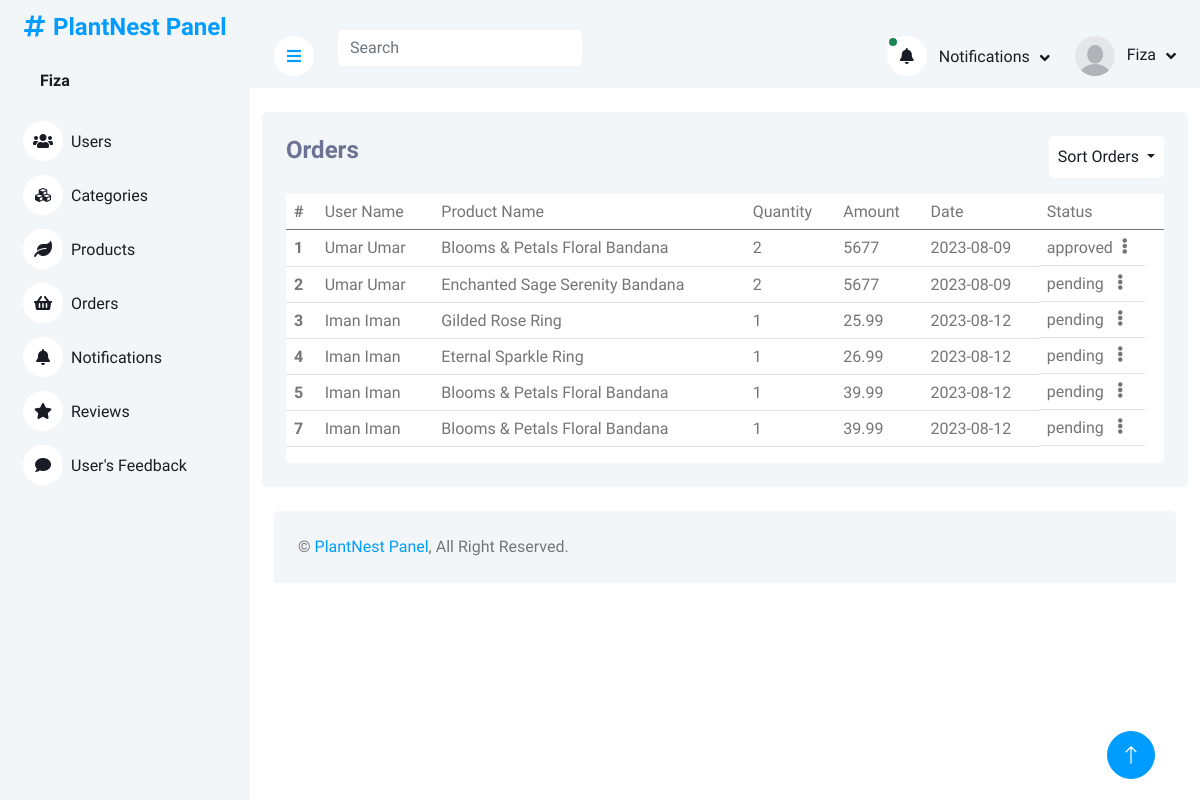
Screenshot of /website/adminPanel/orders.php (signed in) with the database file from the repository.
### tables this page shows
CREATE TABLE `orders` (
  `orderID` int(11) NOT NULL,
  `userID` int(11) DEFAULT NULL,
  `productID` int(11) DEFAULT NULL,
  `productQuantity` varchar(225) DEFAULT NULL,
  `orderDate` date DEFAULT current_timestamp(),
  `totalAmount` varchar(225) DEFAULT NULL,
  `orderStatus` enum('pending','approved','rejected') NOT NULL DEFAULT 'pending'
);

CREATE TABLE `users` (
  `userID` int(11) NOT NULL,
  `firstName` varchar(225) DEFAULT NULL,
  `lastName` varchar(225) DEFAULT NULL,
  `userEmail` varchar(225) NOT NULL,
  `userPassword` varchar(225) DEFAULT NULL
);

CREATE TABLE `products` (
  `productID` int(11) NOT NULL,
  `productName` varchar(225) DEFAULT NULL,
  `productDescription` varchar(225) DEFAULT NULL,
  `productPrice` varchar(225) DEFAULT NULL,
  `productImage` varchar(225) DEFAULT NULL,
  `productStock` varchar(255) NOT NULL,
  `categoryID` int(11) DEFAULT NULL
);

### website/adminPanel/orders.php (the view, shortened to what this page needs)
<?php
include_once('header_admin.php');
?>
<div class="container pt-4">
    <div class="bg-light rounded p-4">
        <div class="row">
            <div class="col-12">
                <div class="bg-white rounded h-100 ">
                    <div class="d-flex bg-light justify-content-between">
                        <h4>Orders</h4>
                       <div class="d-flex">
                                  <div class="dropdown d-flex align-self-center ">
                                    <form method="post">
                                    <button class="btn bg-white text-dark dropdown-toggle p-2" type="button"
                                        id="dropdownMenuButton1"  data-bs-toggle="dropdown" aria-expanded="false">
                                        Sort Orders
                                    </button>
                                </form>
                                </div>
                        </div>
                    </div>
                    <div class="table-responsive bg- ">
                        <table class="table">
                            <thead>
                                <tr>
                                    <th scope="col">#</th>
                                    <td>User Name</td>
                                    <td>Product Name</td>
                                    <td>Quantity</td>
                                    <td>Amount</td>
                                    <td>Date</td>
                                    <td>Status </td>
                                    <td> </td>
                                </tr>
                            </thead>
                            <tbody>
                                <?php
if (isset($_POST['sort-order-by-name'])) {
    $query = $pdo->query("SELECT * FROM orders INNER JOIN users ON orders.userID = users.userID INNER JOIN  products ON orders.productID =products.productID ORDER BY users.firstName ;");
    $result = $query->fetchAll(PDO::FETCH_ASSOC);
}else if (isset($_POST['sort-order-by-date'])) {
    $query = $pdo->query("SELECT * FROM orders INNER JOIN users ON orders.userID = users.userID INNER JOIN  products ON orders.productID =products.productID  ORDER BY orders.orderDate;");
    $result = $query->fetchAll(PDO::FETCH_ASSOC);
} else {
    $query = $pdo->query("SELECT * FROM orders INNER JOIN users ON orders.userID = users.userID INNER JOIN  products ON orders.productID =products.productID ;");
    $result = $query->fetchAll(PDO::FETCH_ASSOC);
}
                        foreach($result as $row){
                        ?>
                                <tr class="tr-row">
                                    <th scope="row">
                                        <?php echo $row['orderID'] ?>
                                    </th>
                                    <td>
                                        <?php echo ucfirst($row['firstName']) ?> <?php echo ucfirst($row['lastName']) ?>
                                    </td>
                                    <td>
                                        <?php echo $row['productName'] ?>
                                    </td>
                                    <td>
                                        <?php echo $row['productQuantity'] ?>
                                    </td>
                                    <td>
                                        <?php echo $row['totalAmount'] ?>
                                    </td>
                                    <td>
                                        <?php echo $row['orderDate'] ?>
                                    </td>
                                     <td class="d-flex">
      <?php echo $row['orderStatus'] ?>
      <div class="mx-auto">
        <i class="fa fa-ellipsis-v" data-bs-toggle="dropdown" aria-expanded="false" id="dropdownMenuButton" aria-haspopup="true" aria-expanded="false"></i>
      </div>
    </td>
                                </tr>
                                <?php
                        };
                                       ?>
                            </tbody>
                        </table>
                    </div>
                </div>
            </div>
        </div>
    </div>
</div>
<?php
include('footer.php');
?>

### website/adminPanel/header_admin.php (shortened to what this page needs)
<?php
include("php/query.php");
?>
<!DOCTYPE html>
<html lang="en">
<head>
    <link href="https://cdnjs.cloudflare.com/ajax/libs/font-awesome/5.10.0/css/all.min.css" rel="stylesheet">
    <link href="https://cdn.jsdelivr.net/npm/bootstrap-icons@1.4.1/font/bootstrap-icons.css" rel="stylesheet">
    <link href="lib/owlcarousel/assets/owl.carousel.min.css" rel="stylesheet">
    <link href="lib/tempusdominus/css/tempusdominus-bootstrap-4.min.css" rel="stylesheet" />
    <link href="css/bootstrap.min.css" rel="stylesheet">
    <link href="css/style.css" rel="stylesheet">
</head>
<body>
    <div class="container-xxl position-relative bg-white d-flex p-0">
        <div class="sidebar pe-4 pb-3">
            <nav class="navbar bg-light navbar-light">
                <a href="index.html" class="navbar-brand mx-4 mb-3">
                    <div>
                    <h4 class="text-primary"><i class="fa fa-hashtag me-2"></i>PlantNest Panel</h4>
                    </div>
                </a>
                <div class="d-flex align-items-center ms-4 mb-4">
                    <div class="ms-3">
                    <?php
                                 if(isset($_SESSION['Admin'])){
                                    $admin = $_SESSION['Admin'];
                                 foreach($admin as $value){
                                    $U_ID =   $value['adminID'];
                                  $query = $pdo->prepare("SELECT * FROM admins WHERE adminID = :iD ");
                                  $query->bindParam(':iD',  $U_ID);
                                  $query->execute();
                                  $result = $query->fetch(PDO::FETCH_ASSOC);
                        ?>
                         <h6 class="mb-0">
                             <span><?php echo ucfirst($result['adminName'])?></span>
                            </h6>
</span>    <?php
                      };
                    }
                        ?>
                    </div>
                </div>
                <div class="navbar-nav w-100">
                    <a href="index.php" class="nav-item nav-link "><i class="fa fa-users me-2"></i>Users</a>
                    <a href="category.php" class="nav-item nav-link"><i class="fa fa-cubes me-2"></i>Categories</a>
                    <a href="products.php" class="nav-item nav-link"><i class="fa fa-leaf me-2"></i>Products</a>
                    <a href="orders.php" class="nav-item nav-link"><i class="fa fa-shopping-basket me-2"></i>Orders</a>
                    <a href="notifications.php" class="nav-item nav-link"><i class="fa fa-bell me-2"></i>Notifications</a>
                    <a href="reviews.php" class="nav-item nav-link"><i class="fa fa-star me-2"></i>Reviews</a>
                    <a href="feedback.php" class="nav-item nav-link"><i class="fa fa-comment me-2"></i>User's Feedback</a>
                </div>
            </nav>
        </div>
        <div class="content">
            <nav class="navbar navbar-expand bg-light navbar-light sticky-top px-4 py-0">
                <a href="#" class="sidebar-toggler flex-shrink-0">
                    <i class="fa fa-bars"></i>
                </a>
                <form class=" d-none d-md-flex ms-4">
                    <input id="taskFilter" name="search-query" class="taskFilter form-control border-0" type="search"
                        placeholder="Search">
                </form>
                <div class="navbar-nav align-items-center ms-auto">
                    <div class="nav-item dropdown">
                        <?php
                            $query = $pdo->query("SELECT * from orders  INNER JOIN  users on
                            orders.userID = users.userID    where orderStatus	 = 'pending'  LIMIT 2");
                        $result = $query->fetchAll(PDO::FETCH_ASSOC);
                        if (empty($result)) {
                            ?>
                            <a href="#" class="nav-link dropdown-toggle " data-bs-toggle="dropdown">
                                <i class="fa fa-bell me-lg-2">
                                </i>
                                <span class="d-none d-lg-inline-flex">Notifications</span>
                            </a>
                            <?php
                        } else {
                            ?>
                            <a href="#" class="nav-link dropdown-toggle " data-bs-toggle="dropdown">
                                <i class="fa fa-bell me-lg-2 position-relative">
                                    <div
                                        class="bg-success rounded-circle border border-2 border-white position-absolute top-0 start-0 p-1">
                                    </div>
                                </i>
                                <span class="d-none d-lg-inline-flex">Notifications</span>
                            </a>
                            <?php
                        } ?>
                    </div>
                    <div class="nav-item dropdown">
                        <a href="#" class="nav-link dropdown-toggle" data-bs-toggle="dropdown">
                        <?php
                                 if(isset($_SESSION['Admin'])){
                                    $admin = $_SESSION['Admin'];
                                 foreach($admin as $value){
                                    $U_ID =   $value['adminID'];
                                  $query = $pdo->prepare("SELECT * FROM admins WHERE adminID = :iD ");
                                  $query->bindParam(':iD',  $U_ID);
                                  $query->execute();
                                  $result = $query->fetch(PDO::FETCH_ASSOC);
                              if($result['adminImage']){
                        ?>
                        <img class="rounded-circle me-lg-2" src="img/<?php echo $result['adminImage'] ?>" alt="" style="width: 40px; height: 40px;">
                            <?php
                              }else if(empty($result['adminImage'])){
                                ?>
                        <img class="rounded-circle me-lg-2" src="img/user.jpg" alt="" style="width: 40px; height: 40px;">
                                <?php
                              }
                            ?>
                                <span class="d-none d-lg-inline-flex">
                                    <?php echo ucfirst($result['adminName']) ?>
                                </span>
                                <?php
                            }
                        }
                            ?>
                        </a>
                    </div>
                </div>
            </nav>

### website/adminPanel/css/style.css (style rules this page uses)
:root { --primary: #009CFF; --light: #F3F6F9; --dark: #191C24; }
.btn { transition: .5s; }
.sidebar { position: fixed; top: 0; left: 0; bottom: 0; width: 250px; height: 100vh; overflow-y: auto; background: var(--light); transition: 0.5s; z-index: 999; }
.content { margin-left: 250px; min-height: 100vh; background: #FFFFFF; transition: 0.5s; }
@media (min-width: 992px) { .sidebar { margin-left: 0; } }
@media (min-width: 992px) { .content { width: calc(100% - 250px); } }
.sidebar .navbar .navbar-nav .nav-link { padding: 7px 20px; color: var(--dark); font-weight: 500; border-left: 3px solid var(--light); border-radius: 0 30px 30px 0; outline: none; }
.sidebar .navbar .navbar-nav .nav-link i { width: 40px; height: 40px; display: inline-flex; align-items: center; justify-content: center; background: #FFFFFF; border-radius: 40px; }
.content .navbar .navbar-nav .nav-link { margin-left: 25px; padding: 12px 0; color: var(--dark); outline: none; }
.content .navbar .sidebar-toggler, .content .navbar .navbar-nav .nav-link i { width: 40px; height: 40px; display: inline-flex; align-items: center; justify-content: center; background: #FFFFFF; border-radius: 40px; }
.content .navbar .dropdown-toggle::after { margin-left: 6px; vertical-align: middle; border: none; content: "\f107"; font-family: "Font Awesome 5 Free"; font-weight: 900; transition: .5s; }

### website/adminPanel/header_admin.php (style rules this page uses)
h4 { color: #6C7293; }

### rows the page displays
orders: orderID "1", userID.firstName "Umar", userID.lastName "Umar", productID.productName "Blooms & Petals Floral Bandana", productQuantity "2", totalAmount "5677", orderDate "2023-08-09", orderStatus "approved"
orders: orderID "2", userID.firstName "Umar", userID.lastName "Umar", productID.productName "Enchanted Sage Serenity Bandana", productQuantity "2", totalAmount "5677", orderDate "2023-08-09", orderStatus "pending"
orders: orderID "3", userID.firstName "Iman", userID.lastName "Iman", productID.productName "Gilded Rose Ring", productQuantity "1", totalAmount "25.99", orderDate "2023-08-12", orderStatus "pending"
orders: orderID "4", userID.firstName "Iman", userID.lastName "Iman", productID.productName "Eternal Sparkle Ring", productQuantity "1", totalAmount "26.99", orderDate "2023-08-12", orderStatus "pending"
orders: orderID "5", userID.firstName "Iman", userID.lastName "Iman", productID.productName "Blooms & Petals Floral Bandana", productQuantity "1", totalAmount "39.99", orderDate "2023-08-12", orderStatus "pending"
orders: orderID "7", userID.firstName "Iman", userID.lastName "Iman", productID.productName "Blooms & Petals Floral Bandana", productQuantity "1", totalAmount "39.99", orderDate "2023-08-12", orderStatus "pending"

### other values shown
$result['adminName'] "Fiza"
